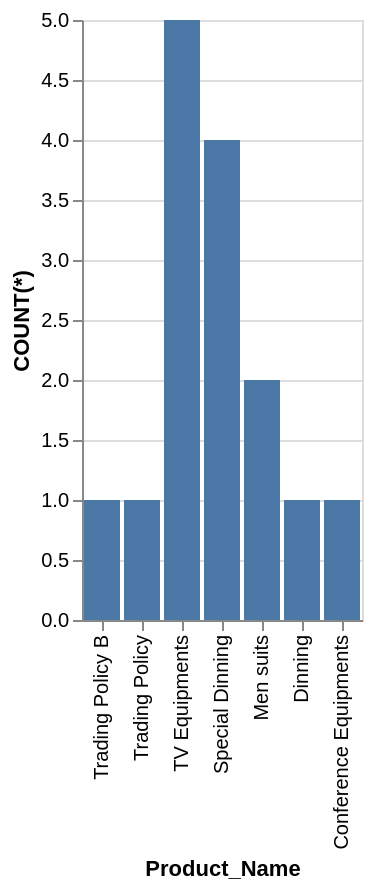

The specification (Vega-Lite) saved for this image:
### Vega-Lite specification from a JSON file in a GitHub repository (floating-point values rounded to 4 significant figures)
{"data": {"values": [{"x_data": "Conference Equipments", "y_data": 1}, {"x_data": "Dinning", "y_data": 1}, {"x_data": "Men suits", "y_data": 2}, {"x_data": "Special Dinning", "y_data": 4}, {"x_data": "TV Equipments", "y_data": 5}, {"x_data": "Trading Policy", "y_data": 1}, {"x_data": "Trading Policy B", "y_data": 1}]}, "mark": "bar", "encoding": {"x": {"field": "x_data", "type": "nominal", "title": "Product_Name", "sort": "descending"}, "y": {"field": "y_data", "type": "quantitative", "title": "COUNT(*)"}}}
